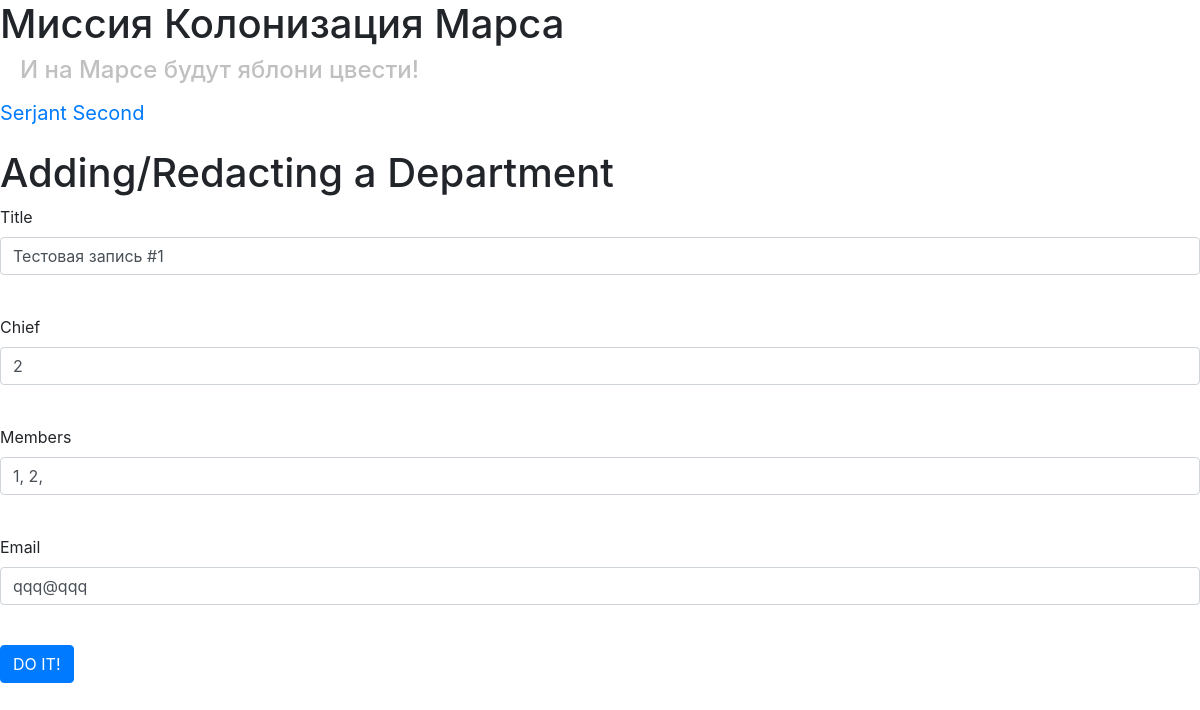
Screenshot of /department/1 (signed in) with the database file from the repository.
### data/users.py (models this page shows, shortened)
class User(SqlAlchemyBase, UserMixin, SerializerMixin):
    __tablename__ = 'users'
    id = sqlalchemy.Column(sqlalchemy.Integer,
                           primary_key=True, autoincrement=True)
    email = sqlalchemy.Column(sqlalchemy.String,
                              index=True, unique=True, nullable=True)
    surname = sqlalchemy.Column(sqlalchemy.String, nullable=True)
    name = sqlalchemy.Column(sqlalchemy.String, nullable=True)
    about = sqlalchemy.Column(sqlalchemy.String, nullable=True)
    age = sqlalchemy.Column(sqlalchemy.Integer, nullable=True)
    position = sqlalchemy.Column(sqlalchemy.String, nullable=True)
    speciality = sqlalchemy.Column(sqlalchemy.String, nullable=True)
    address = sqlalchemy.Column(sqlalchemy.String, nullable=True)
    hashed_password = sqlalchemy.Column(sqlalchemy.String, nullable=True)
    created_date = sqlalchemy.Column(sqlalchemy.DateTime,
                                     default=datetime.datetime.now)
    city_from = sqlalchemy.Column(sqlalchemy.String, nullable=True)
    news = orm.relation("News", back_populates='user')

### data/departments.py (models this page shows)
class Department(SqlAlchemyBase, SerializerMixin):
    __tablename__ = 'departments'
    id = sqlalchemy.Column(sqlalchemy.Integer,
                           primary_key=True, autoincrement=True)
    title = sqlalchemy.Column(sqlalchemy.String)
    chef = sqlalchemy.Column(sqlalchemy.Integer, sqlalchemy.ForeignKey("users.id"))
    members = sqlalchemy.Column(sqlalchemy.String)
    email = sqlalchemy.Column(sqlalchemy.String)
    user = orm.relation('User')

### main.py (the view, shortened to what this page needs)
@app.route('/department/<int:id>', methods=['GET', 'POST'])
@login_required
def edit_department(id):
    form = DepartmentForm()
    if request.method == "GET":
        session = create_session()
        deps = session.query(Department).all()
        a = False
        for i in range(len(deps)):
            if deps[i].id == id and deps[i].user == current_user or deps[i].id == id and current_user.id == 1:
                form.title.data = deps[i].title
                form.chef.data = deps[i].chef
                form.members.data = deps[i].members
                form.email.data = deps[i].email
                a = True
                break
        if not a:
            abort(404)
    return render_template('department.html', title='Редактирование департамента', form=form)

### main.py
class DepartmentForm(FlaskForm):
    title = StringField("Title", validators=[DataRequired()])
    chef = IntegerField('Chief', validators=[DataRequired()])
    members = StringField("Members", validators=[DataRequired()])
    email = StringField("Email", validators=[DataRequired()])
    submit = SubmitField('DO IT!')

### data/db_session.py (called while the page is built)
def create_session() -> Session:
    global __factory
    return __factory()

### main.py (called while the page is built)
@login_manager.user_loader
def load_user(user_id):
    session = create_session()
    return session.query(User).get(user_id)

### templates/department.html (shortened to what this page needs)
{% extends "base.html" %}
{% block content %}
<h1>Adding/Redacting a Department</h1>
<form action="" method="post">
    <p>
        {{ form.title.label }}<br>
        {{ form.title(class="form-control") }}<br>
    </p>
    <p>
        {{ form.chef.label }}<br>
        {{ form.chef(class="form-control") }}<br>
    </p>
    <p>
        {{ form.members.label }}<br>
        {{ form.members(class="form-control") }}<br>
    </p>
    <p>
        {{ form.email.label }}<br>
        {{ form.email(class="form-control") }}<br>
    </p>
    <p>{{ form.submit(type="submit", class="btn btn-primary") }}</p>
</form>
{% endblock %}

### templates/base.html (shortened to what this page needs)
<!DOCTYPE html>
<html lang="ru">
<head>
    <link rel="stylesheet"
          href="https://stackpath.bootstrapcdn.com/bootstrap/4.4.1/css/bootstrap.min.css"
>
    <link rel="stylesheet" type="text/css" href="/static/css/2.css"/>
</head>
<body>
<h1>Миссия Колонизация Марса</h1>
<h4>И на Марсе будут яблони цвести!</h4>
<nav>
    {% if current_user.is_authenticated %}
    <p>
        <a class="navbar-brand" href="/logout">{{ current_user.name}} {{ current_user.surname}}</a>
    </p>
    {% else %}
        <p>
            <a class="btn btn-primary " href="/register">Register</a>
            <a class="btn btn-success" href="/login">Log in</a>
        </p>
    {% endif %}
</nav>
{% block content %}
{% endblock %}
</body>
</html>

### static/css/2.css (style rules this page uses)
h4 { padding-left: 20px; color: #c0c0c0 }

### rows the page displays
User: name "Serjant", surname "Second"
Department: title "Тестовая запись #1", chef "2", members "1, 2,", email "qqq@qqq"
